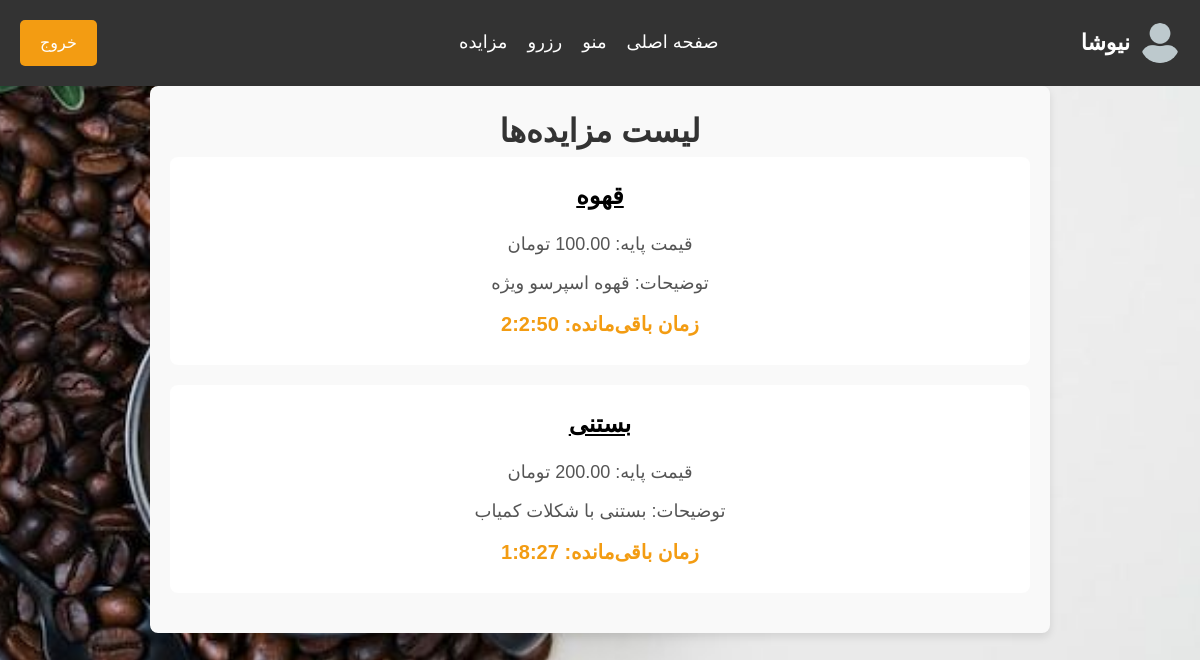
Screenshot of /auction/ (signed in) with the database file from the repository.
### auction/models.py (models this page shows, shortened)
class Auction(models.Model):
    name = models.CharField(max_length=255)
    starting_price = models.DecimalField(max_digits=10, decimal_places=2)
    description = models.TextField()
    start_date = models.DateTimeField(default=now)
    end_date = models.DateTimeField(default=get_auction_end_time)
    creator = models.ForeignKey(User, on_delete=models.CASCADE, null=False, blank=False)

### auction/views.py (the view)
# urls.py: path('', views.auction_list, name='auction_list'),
def auction_list(request):
    auctions = Auction.objects.all()
    auction_data = []
    for auction in auctions:
        time_remaining = auction.end_date - now()
        total_seconds = max(0, int(time_remaining.total_seconds()))  # جلوگیری از مقدار منفی
        hours, remainder = divmod(total_seconds, 3600)
        minutes, seconds = divmod(remainder, 60)
        auction_data.append({
            'auction': auction,
            'hours': hours,
            'minutes': minutes,
            'seconds': seconds
        })
    return render(request, "auction_list.html", {"auctions": auction_data})

### templates/auction_list.html (shortened to what this page needs)
{% extends 'base.html' %}
{% load static %}
{% block extra_css %}
    <link rel="stylesheet" href="{% static 'style/auction.css' %}">
{% endblock %}
{% block content %}
<div class="auction-container">
    <h1>لیست مزایده‌ها</h1>
    {% for auction in auctions %}
        <div class="auction-item" style="direction: rtl;">
            <h2><a href="{% url 'auction_detail' auction.auction.id %}">{{ auction.auction.name }}</a></h2>
            <p>قیمت پایه: {{ auction.auction.starting_price }} تومان</p>
            <p>توضیحات: {{ auction.auction.description }}</p>
            <p class="countdown">زمان باقی‌مانده: <span id="timer_{{ auction.auction.id }}"></span></p>
        </div>
    {% empty %}
        <p>هیچ مزایده‌ای یافت نشد.</p>
    {% endfor %}
</div>
{% endblock %}

### templates/base.html (shortened to what this page needs)
{% load static %}
<!DOCTYPE html>
<html lang="fa">
<head>
    {% block extra_css %}{% endblock %}
    <link rel="stylesheet" href="{% static 'style/home.css' %}">
    <link rel="stylesheet" href="https://cdnjs.cloudflare.com/ajax/libs/font-awesome/6.4.2/css/all.min.css">
</head>
<body>
    <header>
        <nav>
            {% if user.is_authenticated %}
                <a href="{% url 'logout' %}" class="btn">خروج</a>
            {% else %}
                <a href="{% url 'login' %}" class="btn">ورود / ثبت‌نام</a>
            {% endif %}
            <ul class="menu" style="direction: rtl;">
                <li><a href="{% url 'home' %}">صفحه اصلی</a></li>
                <li><a href="{% url 'menu' %}">منو</a></li>
                <li><a href="{% url 'reservation' %}">رزرو</a></li>
                <li><a href="{% url 'auction_list' %}">مزایده</a></li>
            </ul>
            {% if user.is_authenticated %}
                <h2><a href="{% url 'dashboard' %}">{{ user.username }}</a><img src="{% static 'image/user.png' %}" alt="کاربر"></h2>
            {% else %}
                <h2>کافه ما</h2>
            {% endif %}
        </nav>
    </header>
    <main>
        {% block content %}{% endblock %}
    </main>
</body>
</html>

### static/style/auction.css (style rules this page uses)
body { position: relative; margin: 0; padding: 0; overflow: auto; }
body::before { content: ""; position: fixed; top: 0; left: 0; width: 100%; height: 100%; background-image: url('../image/auction.jpg'); background-size: cover; background-position: center; background-attachment: fixed; z-index: -1; }
a { color: black; }
.auction-container { max-width: 900px; margin: 0 auto; padding: 20px; background-color: #f9f9f9; border-radius: 8px; box-shadow: 0 4px 8px rgba(0, 0, 0, 0.1); font-family: 'IranSans', sans-serif; text-align: center; }
.auction-item { background-color: #fff; padding: 20px; border-radius: 8px; margin-bottom: 20px; display: flex; flex-direction: column; align-items: center; justify-content: center; }
.auction-item h2 { color: #333; font-size: 24px; margin-bottom: 10px; }
.auction-item h2 a { color: black; }
.auction-item p { color: #555; font-size: 18px; margin: 5px 0; }
.auction-item .countdown { font-weight: bold; color: #f39c12; font-size: 20px; }

### static/style/home.css (style rules this page uses)
* { margin: 0; padding: 0; box-sizing: border-box; font-family: 'IranSans', sans-serif; }
body { background-color: #f4f4f9; color: #333; line-height: 1.6; font-family: 'IranSans', sans-serif; }
header { background-color: #333; color: white; padding: 20px 0; text-align: center; }
header nav { display: flex; justify-content: space-between; align-items: center; padding: 0 20px; }
header h2 { display: flex; align-items: center; font-size: 24px; font-weight: bold; gap: 10px; }
header h2 a { color: white; text-decoration: none; font-size: 22px; }
header h2 img { width: 40px; height: 40px; border-radius: 50%; }
header ul { list-style: none; display: flex; gap: 20px; }
header ul li { display: inline; }
header ul li a { color: white; text-decoration: none; font-size: 18px; transition: color 0.3s; }
header .btn { background-color: #f39c12; color: white; padding: 10px 20px; text-decoration: none; font-size: 16px; border-radius: 5px; transition: background-color 0.3s; display: inline-block; text-align: center; }

### rows the page displays
Auction: auction.name "قهوه", auction.description "قهوه اسپرسو ویژه"
Auction: auction.name "بستنی", auction.description "بستنی با شکلات کمیاب"

### other values shown
{{ user.username }} "نیوشا"
